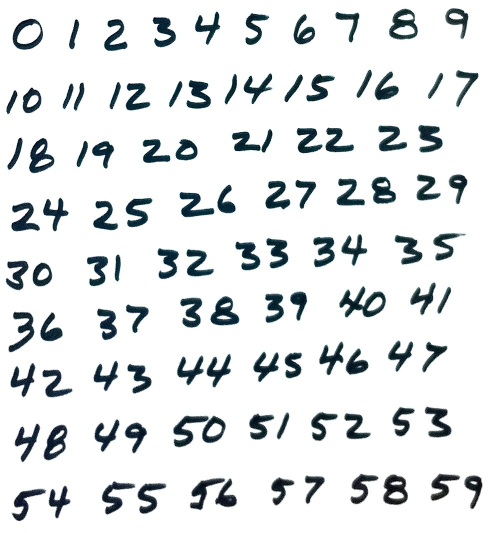
#> input picture images/test/numbers.jpg, 982 x 1065 px (shown at 1/2 size)
$ python -i ImgProcess.py   (imports and definitions only)
#> lines starting #> are read from the running program, lines starting #| are printed output that depends on the picture; after the words box and inside, x2 and y2 are one past the last pixel; in counts of white or black regions, pixels touching at a corner belong together
#> further down, picture is the input picture: shape (1065, 982, 3); mean B, G, R 228.2, 226.9, 223.6
#图片处理函数
import cv2
import numpy as np
from src.main.util import ann as A
def imgProcess(srcImg):
    img = srcImg
    imggray = cv2.cvtColor(img, cv2.COLOR_BGR2GRAY)
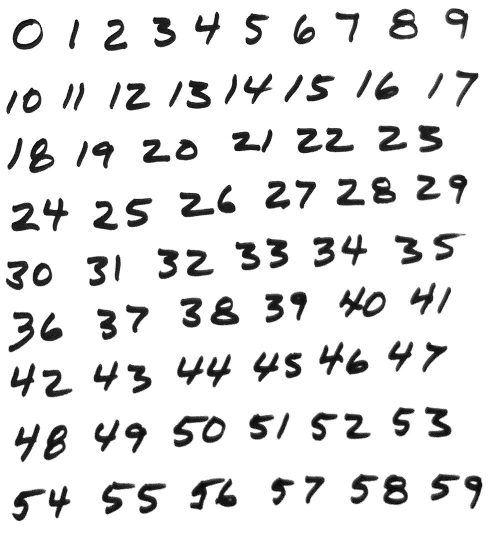
#> imggray: shape (1065, 982) (shown at 1/2 size); min 0, max 255, mean 226.1
    imggray = cv2.GaussianBlur(imggray, (7, 7), 0)

    # 训练集数据为 白色背景黑色字，所以此处需要将其二值化为一样的
    ret, imgbinary = cv2.threshold(imggray, 127, 255, cv2.THRESH_BINARY_INV)
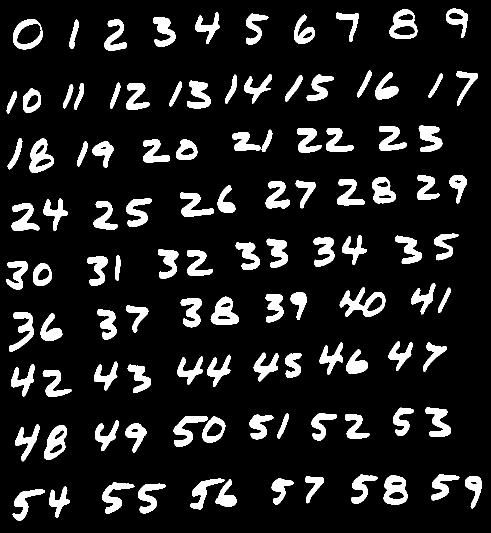
#> imgbinary: shape (1065, 982) (shown at 1/2 size); 12.2% white; 109 white regions
    #腐蚀
    #imgbinary = cv2.erode(imgbinary, np.ones((2, 2), np.uint8), iterations=2)
    # 分开图像中的各个数字，并找出轮廓
    contours, hier = cv2.findContours(imgbinary.copy(), cv2.RETR_TREE, cv2.CHAIN_APPROX_SIMPLE)
#> contours = 134 contours, 1 with area under 20; largest, box (x1, y1, x2, y2) and area: (26, 38, 85, 99) 2743, (679, 574, 771, 634) 2632, (779, 18, 835, 78) 2460, (767, 950, 815, 1009) 2186, (59, 277, 108, 346) 2119
    # 通过轮廓来迭代，并且放弃完全包含在其他矩形中的矩形，只添加不包含在其他矩形中和不超过图像宽度的好的矩形
    rectList = []
    for c in contours:
        r = x, y, w, h = cv2.boundingRect(c)
        a = cv2.contourArea(c) #获取矩形的面积
        b = (img.shape[0] - 3) * (img.shape[1] - 3) #获取图片的大概面积,矩形识别有可能边图片边框识别进去，如果面积差不多，就不要这个边框
        is_inside = False
        for q in rectList:
            if isRectInside(r, q):
                is_inside = True
                break
        if not is_inside:
            if not a == b:
                rectList.append(r)
#> this loop made 134 passes
#> (x, y, w, h, a) on passes 2 to 13: (98, 973, 42, 63, 972), (276, 967, 55, 60, 1336), (205, 964, 64, 64, 1433.5), (431, 959, 42, 55, 1034), (381, 957, 68, 62, 1284.5), (543, 956, 45, 54, 985.5), (930, 952, 34, 65, 1067.5), (941, 962, 14, 8, 68.5), (611, 952, 37, 55, 784), (767, 950, 48, 59, 2185.5), (777, 982, 32, 17, 367.5), (781, 962, 24, 9, 151)
#> (x, y, w, h, a) on pass 1: (25, 979, 65, 63, 1297.5)
    return img,imgbinary,rectList


def imgPredicted(srcimg,processimg,rectList,model):
    resultList=[]
    resultImg=srcimg.copy()
    for r in rectList:
        x, y, w, h = digitRect(r)
        cv2.rectangle(resultImg, (int(x), int(y)), (int(x + w), int(y + h)), (0, 255, 0), 2)
        roi = processimg[int(y):int(y + h), int(x):int(x + w)]
        try:
            digit_value = int(A.predict(model,roi.copy())[0])
            resultList.append(digit_value)
        except:
            continue
        cv2.putText(resultImg, "%d" % digit_value, (int(x), int(y - 1)), cv2.FONT_HERSHEY_SIMPLEX, 1, (255, 0, 0))
    return srcimg,resultImg,resultList


def imgSklearnPredicted(srcimg,processimg,rectList,model):
    resultList=[]
    resultImg=srcimg.copy()
    for r in rectList:
        x, y, w, h = digitRect(r)
        cv2.rectangle(resultImg, (int(x), int(y)), (int(x + w), int(y + h)), (0, 255, 0), 2)
        roi = processimg[int(y):int(y + h), int(x):int(x + w)]
        try:
            digit_value = int(A.predictSklearn(model,roi.copy())[0])
            resultList.append(digit_value)
        except:
            continue
        cv2.putText(resultImg, "%d" % digit_value, (int(x), int(y - 1)), cv2.FONT_HERSHEY_SIMPLEX, 1, (255, 0, 0))
    return (resultImg,processimg,resultList)


#一个矩形是否完全包含在另一个矩形中
def isRectInside(r1, r2):
  x1,y1,w1,h1 = r1
  x2,y2,w2,h2 = r2
  if ((x1 > x2) and (y1 > y2) and (x1+w1 < x2+w2) and (y1+h1 < y2 + h2)) or ((x1<x2) and (y1<y2) and (x1+w1 > x2+w2) and (y1+h1 > y2+ h2)):
    return True
  else:
    return False


#获取数字周围的矩形，并将其转化为正方形，在数字上对其中心化，
# 有5个空点来保证数字在正方形中
def digitRect(rect):
  x, y, w, h = rect
  padding = 10
  Xo = x + w/2
  Yo = y + h/2
  if (h > w):
    w = h
    x = Xo - (w/2)
  else:
    h = w
    y = Yo - (h/2)
  return (x-padding, y-padding, w+padding, h+padding)

>>> import cv2
>>> picture = cv2.imread('../../../images/test/numbers.jpg')
>>> result = imgProcess(picture)

$ run again, on images/test/digits.png
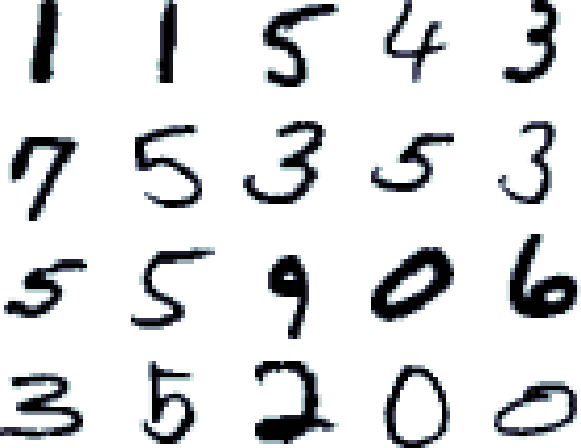
#> input picture images/test/digits.png, 581 x 448 px
#> picture is the input picture: shape (448, 581, 3); mean B, G, R 222.5, 221.1, 220
#> in imgProcess, `imggray = cv2.GaussianBlur(imggray, (7, 7), 0)`:
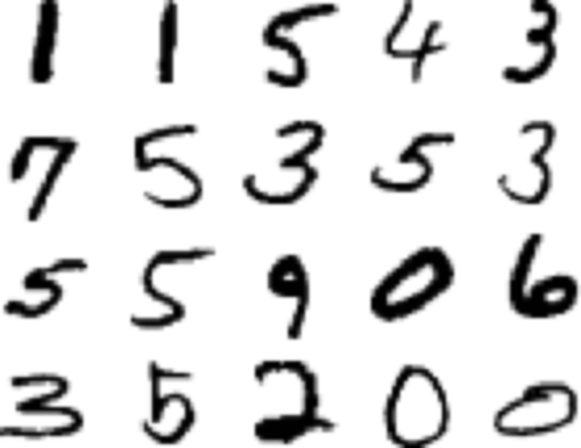
#> imggray: shape (448, 581); min 0, max 255, mean 220.9
#> in imgProcess, `ret, imgbinary = cv2.threshold(imggray, 127, 255, cv2.THRESH_BINARY_INV)`:
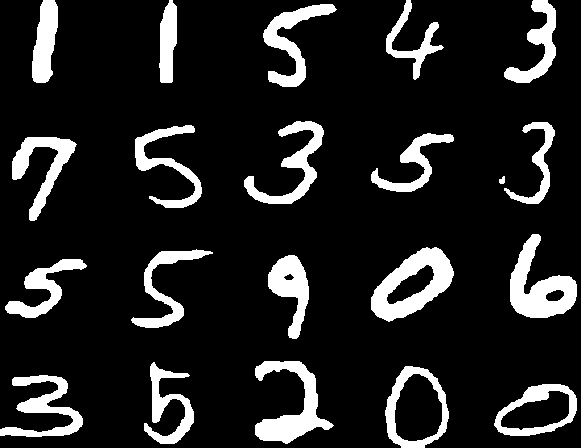
#> imgbinary: shape (448, 581); 13.4% white; 21 white regions
#> contours = 26 contours; largest, box (x1, y1, x2, y2) and area: (385, 366, 449, 448) 3948, (371, 247, 454, 322) 3636, (494, 384, 577, 436) 3024, (510, 234, 577, 318) 2738, (394, 373, 443, 442) 2543
#> the loop in imgProcess, `for c in contours:` made 26 passes
#> (x, y, w, h, a) on passes 2 to 9: (500, 390, 70, 41, 1713), (0, 375, 83, 62, 1688.5), (385, 366, 64, 82, 3948), (394, 373, 49, 69, 2543), (144, 362, 50, 82, 1356.5), (255, 361, 79, 83, 2387), (5, 259, 82, 59, 1418), (268, 255, 41, 84, 1683.5)
